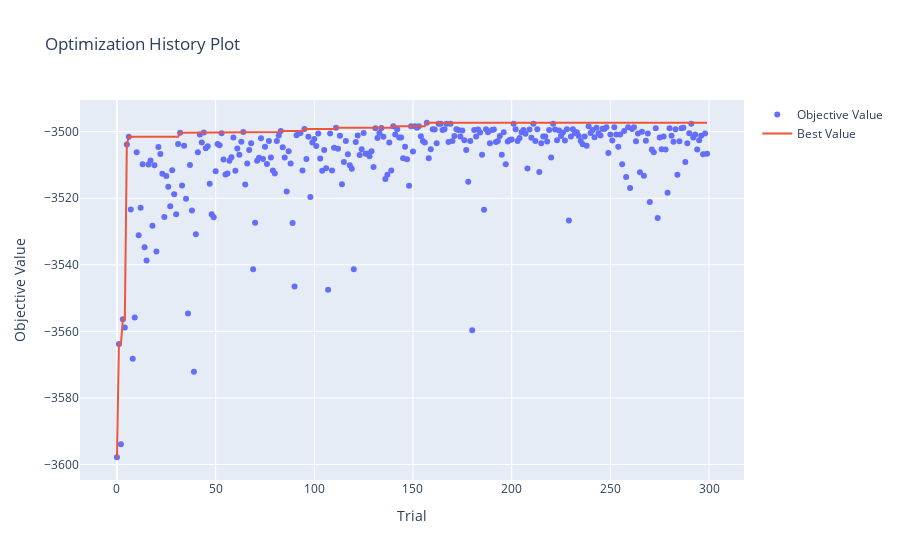

The notebook cell this image was saved under:
### Code cell
optuna.visualization.plot_optimization_history(study_sv_reg_tpesmp_hpr)

### Figure 1 — Plotly figure (JSON) as saved in the notebook; plotly's stock layout.template omitted (floating-point values rounded to 4 significant figures; data arrays with more than 128 entries replaced by an {"elided": "..."} marker saying what was removed)
{"data": [{"mode": "markers", "name": "Objective Value", "type": "scatter", "x": {"elided": "300 int values"}, "y": {"elided": "300 float values"}}, {"mode": "lines", "name": "Best Value", "type": "scatter", "x": {"elided": "300 int values"}, "y": {"elided": "300 float values"}}, {"marker": {"color": "#cccccc"}, "mode": "markers", "name": "Infeasible Trial", "showlegend": false, "type": "scatter", "x": [], "y": []}], "layout": {"autosize": true, "title": {"text": "Optimization History Plot"}, "xaxis": {"autorange": true, "range": [-18.2, 317.2], "title": {"text": "Trial"}, "type": "linear"}, "yaxis": {"autorange": true, "range": [-3606.0, -3489.0], "title": {"text": "Objective Value"}, "type": "linear"}}}
